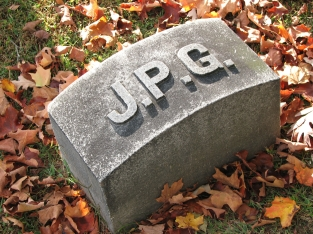
#> input picture Assignment_1/watch.jpg, 313 x 234 px, found by its file name
$ python 6.py
#> lines starting #> are read from the running program, lines starting #| are printed output that depends on the picture
import cv2
import numpy as np
from matplotlib import pyplot as plt

img = cv2.imread('/home/iiitb/Desktop/watch.jpg',0)
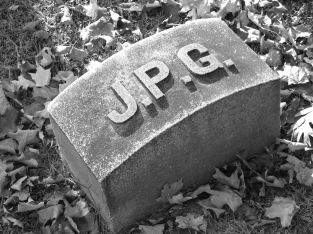
#> img: shape (234, 313); min 6, max 255, mean 110.4
equ = cv2.equalizeHist(img)
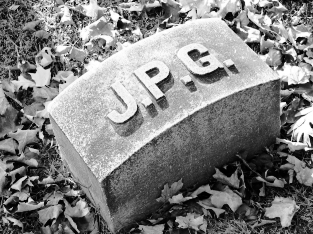
#> equ: shape (234, 313); min 0, max 255, mean 128.2

gausBlur = cv2.GaussianBlur(equ, (5,5), 0)				  #  LPF helps in removing noise, or blurring the image
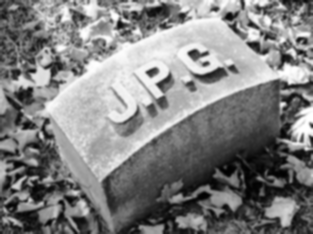
#> gausBlur: shape (234, 313); min 0, max 255, mean 128.2
                                                              #  A HPF filters helps in finding edges in an image.

res = np.hstack((equ, gausBlur))                              # stacking images side-by-side
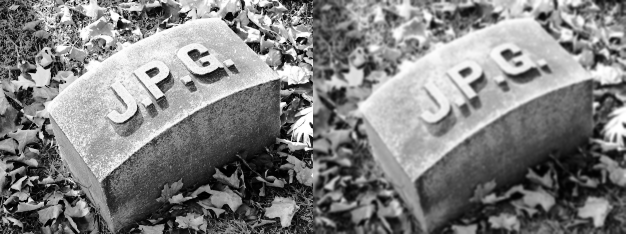
#> res: shape (234, 626); min 0, max 255, mean 128.2

cv2.imshow('Guassian Smoothning', res)

cv2.waitKey(0)
cv2.destroyAllWindows()

#   Guassian kernel should be positive and odd
#   Gaussian filtering is highly effective in removing Gaussian noise from the image. And with the increase in scale
#   basically increase in height and width of Kernal Image smoothened alot or leads to Increase in Image Blurring.

$ run again, with Assignment_1/road4.jpg copied over Assignment_1/watch.jpg
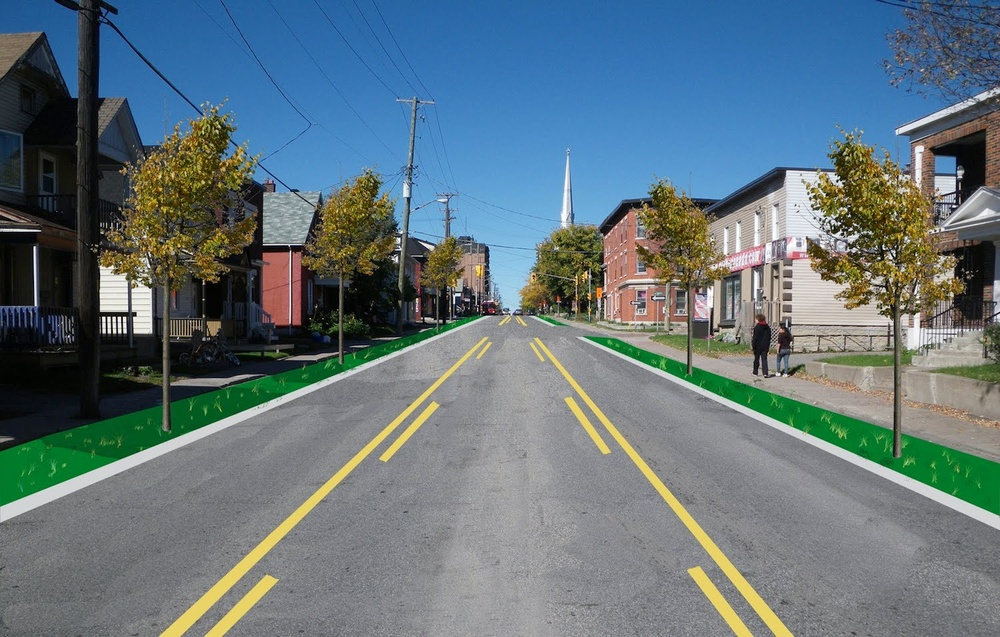
#> input picture Assignment_1/road4.jpg, 1000 x 637 px, shrunk from 1500 x 956 before the run, found by its file name
#> `equ = cv2.equalizeHist(img)`:
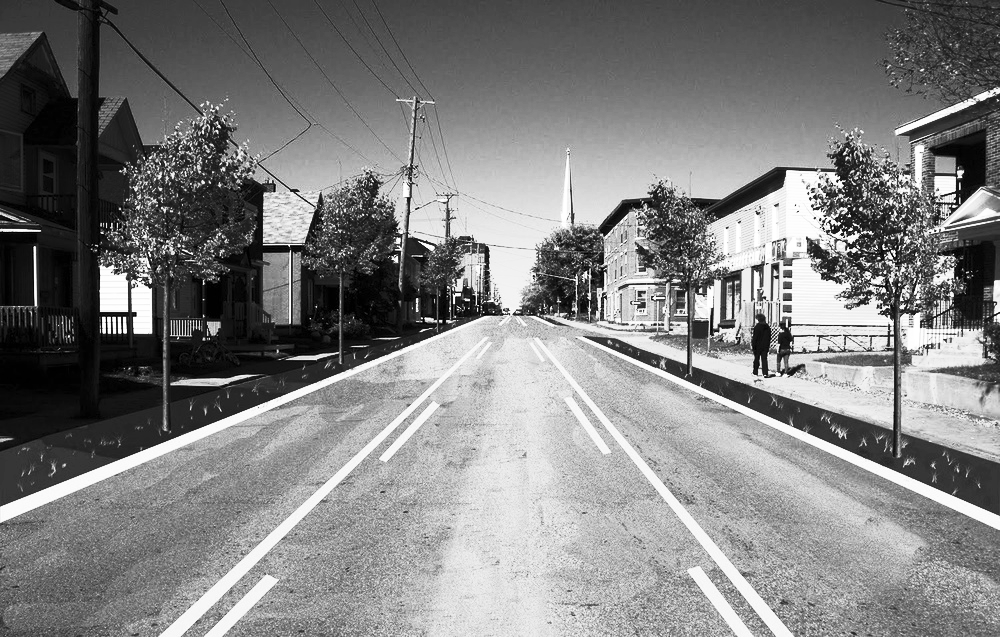
#> equ: shape (637, 1000); min 0, max 255, mean 128.4
#> `res = np.hstack((equ, gausBlur))`:
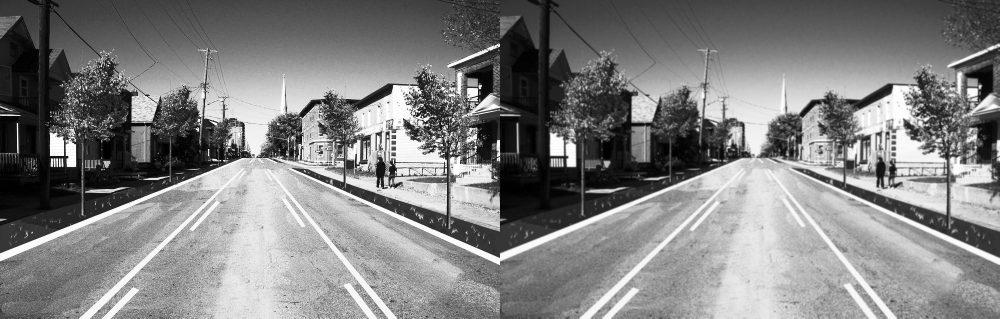
#> res: shape (637, 2000) (shown at 1/2 size); min 0, max 255, mean 128.4

$ run again, with Assignment_1/15_1.png saved as Assignment_1/watch.jpg
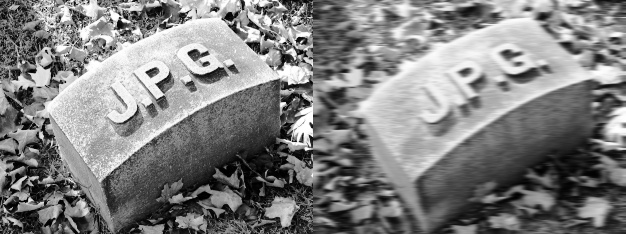
#> input picture Assignment_1/15_1.png, 626 x 234 px, found by its file name
#> img is the input picture: shape (234, 626); min 0, max 255, mean 127.9
#> `gausBlur = cv2.GaussianBlur(equ, (5,5), 0)`:
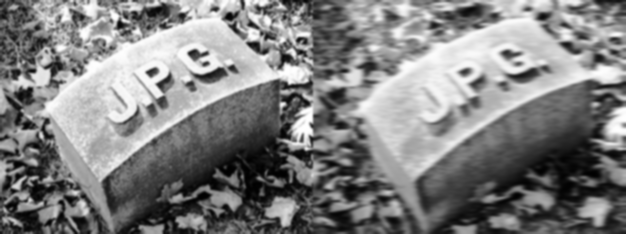
#> gausBlur: shape (234, 626); min 0, max 255, mean 127.8
#> `res = np.hstack((equ, gausBlur))`:
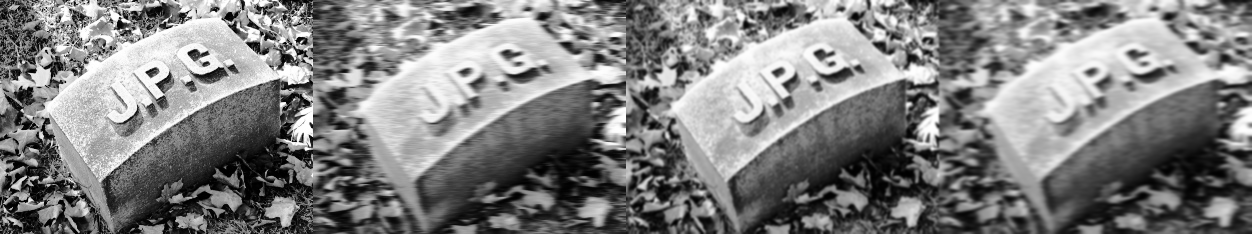
#> res: shape (234, 1252); min 0, max 255, mean 127.8
